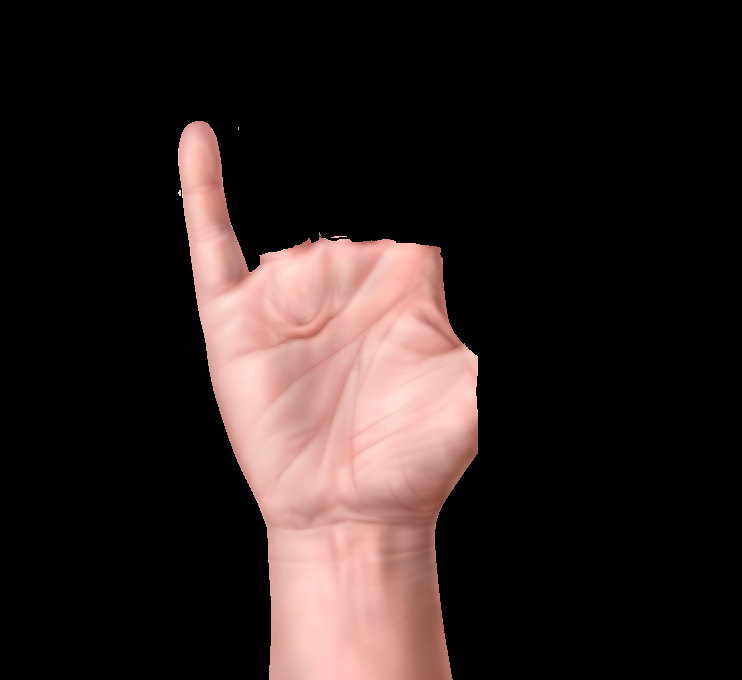
%> input picture Counting number of fingers from image/f1.png, 742 x 680 px
$ octave 'counting number of fingers from image.m'   (GNU Octave 9; MATLAB toolbox functions it lacks are replaced by stand-ins)
%> lines starting %> are read from the running program, lines starting %| are printed output that depends on the picture; in (x1, y1, x2, y2) boxes, pixels count from 0 and x2, y2 are one past the last pixel; in counts of white or black regions, pixels touching at a corner belong together; the program's own positions count from 1

figure('WindowState','maximized');
[mainImage_1, binaryImage_1, plum_1, fingerNoisey_1, fingerNoiseyReduced_1, labelValue_1, labelTextImage_1] = getFinger('f1.png');
%> in getFinger, mainImage is the input picture: size 680x742x3 uint8; mean R, G, B 44.8, 33.7, 32
%> in getFinger, `binaryImage = imbinarize(mainImage2Gray);`: binaryImage: size 680x742 logical; 19.7% white; 4 white regions (2 under 20 px), largest, box (x1, y1, x2, y2) and area: (178, 121, 478, 680) 99369, (331, 236, 347, 238) 21
%> in getFinger, `binaryImage_se_erosion = imerode(binaryImage, se);`: binaryImage_se_erosion: size 680x742 logical; 12% white; 1 white region, box (x1, y1, x2, y2) and area: (225, 269, 449, 680) 60701
%> in getFinger, `binaryImage_se_dilation = imdilate(binaryImage_se_erosion, se);`: binaryImage_se_dilation: size 680x742 logical; 18.3% white; 1 white region, box (x1, y1, x2, y2) and area: (196, 240, 478, 680) 92564
%> in getFinger, `binaryImage_diff = binaryImage - plum;`: binaryImage_diff: size 680x742 double; values 0 (black) and 1 (white), 1.4% white; 27 white regions (19 under 20 px), largest, box (x1, y1, x2, y2) and area: (178, 121, 249, 292) 6238, (428, 486, 455, 539) 252, (423, 245, 443, 268) 119
%> in getFinger, `remove_noise = imfill(fingerNoisey,'holes');`: remove_noise: size 680x742 double; values 0 (black) and 1 (white), 1.4% white; 27 white regions (19 under 20 px), largest, box (x1, y1, x2, y2) and area: (178, 121, 249, 292) 6238, (428, 486, 455, 539) 253, (423, 245, 443, 268) 119
%> in getFinger, `remove_noise = bwareaopen(remove_noise,255);`: remove_noise: size 680x742 logical; 1.2% white; 1 white region, box (x1, y1, x2, y2) and area: (178, 121, 249, 292) 6238
%> in getFinger, `[img, label]=bwlabel(remove_noise);`: label = 1
%> in getFinger, `labelTextImage = insertText(temp, [300 250], num2str(labelValue), 'Fon..`:
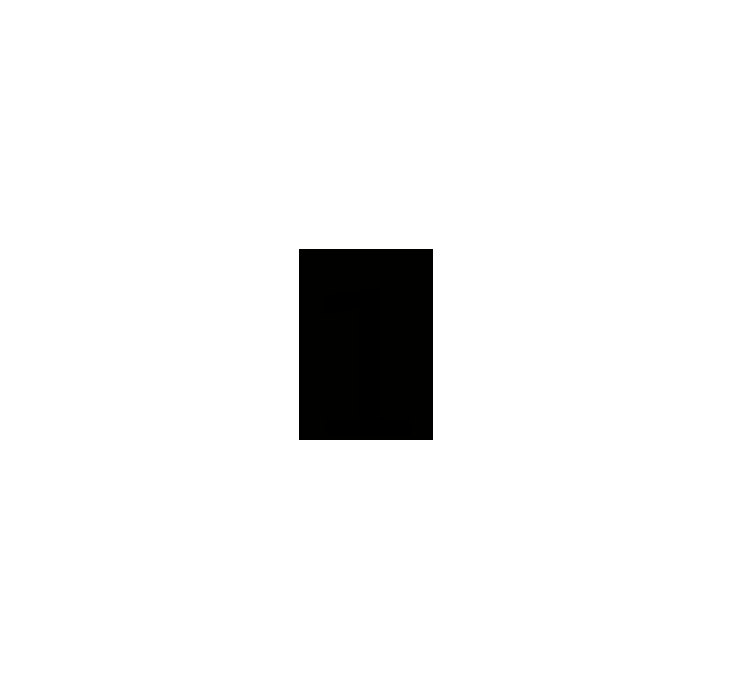
%> labelTextImage: size 680x742x3 double; mean R, G, B 242.1, 242.1, 242.1
%> labelValue_1 = 1
[mainImage_2, binaryImage_2, plum_2, fingerNoisey_2, fingerNoiseyReduced_2, labelValue_2, labelTextImage_2] = getFinger('f2.png');
%> call 2 of getFinger, with imagePath = 'f2.png'
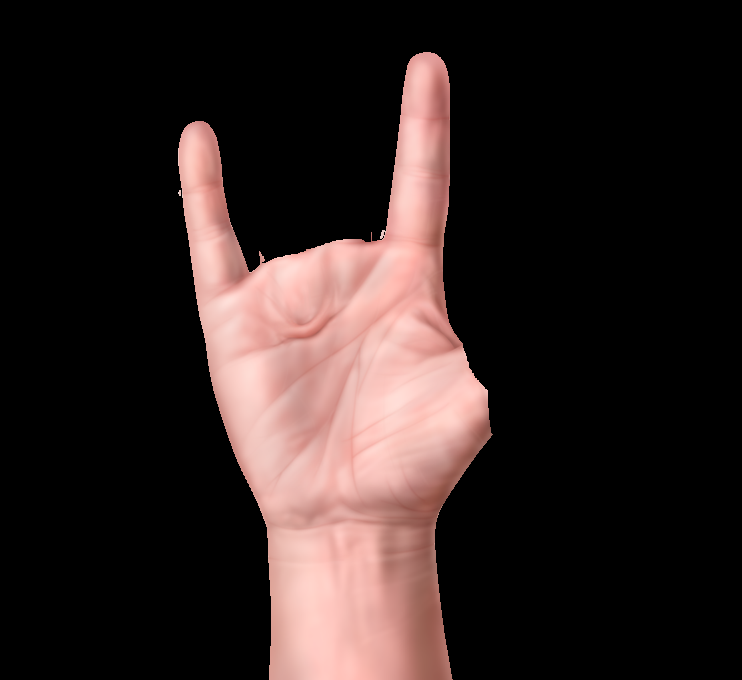
%> input picture Counting number of fingers from image/f2.png, 742 x 680 px
%> in getFinger, mainImage is the input picture: size 680x742x3 uint8; mean R, G, B 49.1, 36.7, 35
%> in getFinger (call 2), `binaryImage = imbinarize(mainImage2Gray);`: binaryImage: size 680x742 logical; 21.7% white; 2 white regions (1 under 20 px), largest, box (x1, y1, x2, y2) and area: (178, 52, 493, 680) 109358
%> in getFinger (call 2), `binaryImage_se_erosion = imerode(binaryImage, se);`: binaryImage_se_erosion: size 680x742 logical; 12.2% white; 4 white regions (3 under 20 px), largest, box (x1, y1, x2, y2) and area: (225, 236, 461, 680) 61314
%> in getFinger (call 2), `binaryImage_se_dilation = imdilate(binaryImage_se_erosion, se);`: binaryImage_se_dilation: size 680x742 logical; 19.2% white; 1 white region, box (x1, y1, x2, y2) and area: (196, 171, 490, 680) 96868
%> in getFinger (call 2), `binaryImage_diff = binaryImage - plum;`: binaryImage_diff: size 680x742 double; values 0 (black) and 1 (white), 2.5% white; 33 white regions (27 under 20 px), largest, box (x1, y1, x2, y2) and area: (178, 121, 249, 292) 6238, (391, 52, 450, 195) 5948, (436, 486, 455, 522) 127, (259, 251, 265, 266) 46, (485, 427, 493, 444) 29, (380, 230, 385, 239) 26
%> in getFinger (call 2), `remove_noise = bwareaopen(remove_noise,255);`: remove_noise: size 680x742 logical; 2.4% white; 2 white regions, box (x1, y1, x2, y2) and area: (178, 121, 249, 292) 6238, (391, 52, 450, 195) 5948
%> in getFinger (call 2), `[img, label]=bwlabel(remove_noise);`: img: size 680x742 double; 3 distinct labels, from 0 to 2
%> in getFinger (call 2), `[img, label]=bwlabel(remove_noise);`: label = 2
%> labelValue_2 = 2
[mainImage_3, binaryImage_3, plum_3, fingerNoisey_3, fingerNoiseyReduced_3, labelValue_3, labelTextImage_3] = getFinger('f3.png');
%> call 3 of getFinger, with imagePath = 'f3.png'
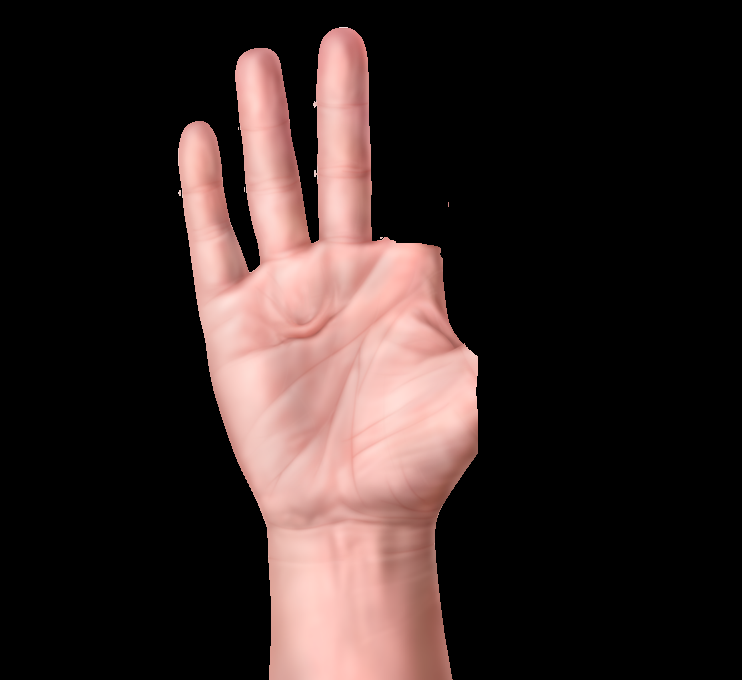
%> input picture Counting number of fingers from image/f3.png, 742 x 680 px
%> in getFinger, mainImage is the input picture: size 680x742x3 uint8; mean R, G, B 54.1, 40.4, 38.5
%> in getFinger (call 3), `binaryImage = imbinarize(mainImage2Gray);`: binaryImage: size 680x742 logical; 23.9% white; 5 white regions (4 under 20 px), largest, box (x1, y1, x2, y2) and area: (178, 27, 478, 680) 120413
%> in getFinger (call 3), `binaryImage_se_erosion = imerode(binaryImage, se);`: binaryImage_se_erosion: size 680x742 logical; 12.2% white; 1 white region, box (x1, y1, x2, y2) and area: (225, 252, 449, 680) 61450
%> in getFinger (call 3), `binaryImage_se_dilation = imdilate(binaryImage_se_erosion, se);`: binaryImage_se_dilation: size 680x742 logical; 18.6% white; 1 white region, box (x1, y1, x2, y2) and area: (196, 223, 478, 680) 94050
%> in getFinger (call 3), `binaryImage_diff = binaryImage - plum;`: binaryImage_diff: size 680x742 double; values 0 (black) and 1 (white), 5.2% white; 24 white regions (17 under 20 px), largest, box (x1, y1, x2, y2) and area: (313, 27, 372, 239) 10196, (235, 48, 311, 257) 9611, (178, 121, 249, 292) 6238
%> in getFinger (call 3), `[img, label]=bwlabel(remove_noise);`:
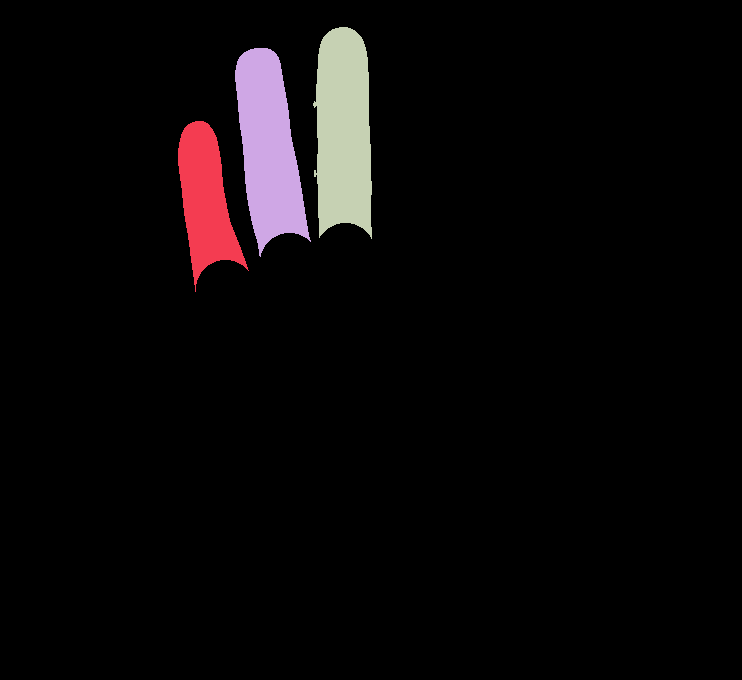
%> img: size 680x742 double; 4 distinct labels, from 0 to 3; one colour per label, 0 black
%> in getFinger (call 3), `[img, label]=bwlabel(remove_noise);`: label = 3
%> labelValue_3 = 3
[mainImage_4, binaryImage_4, plum_4, fingerNoisey_4, fingerNoiseyReduced_4, labelValue_4, labelTextImage_4] = getFinger('f4.png');
%> call 4 of getFinger, with imagePath = 'f4.png'
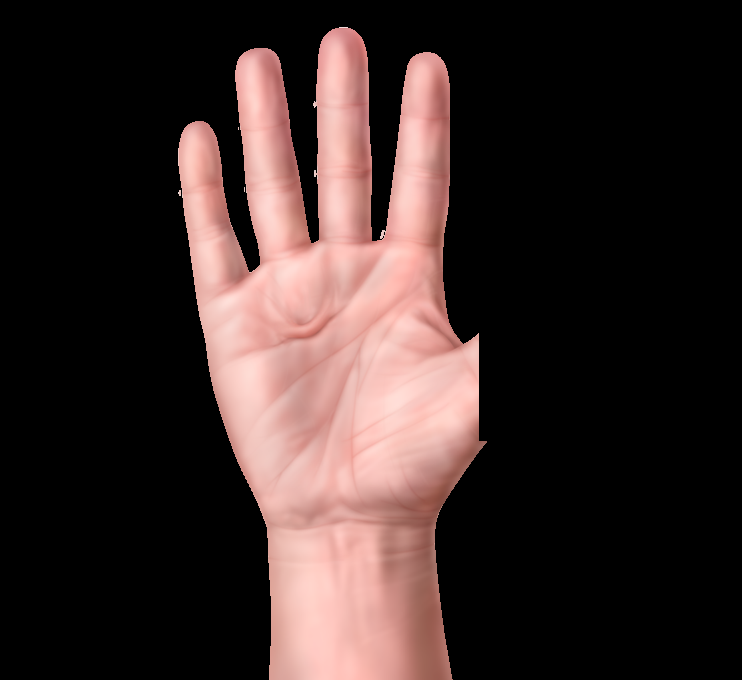
%> input picture Counting number of fingers from image/f4.png, 742 x 680 px
%> in getFinger, mainImage is the input picture: size 680x742x3 uint8; mean R, G, B 58.6, 43.6, 41.5
%> in getFinger (call 4), `binaryImage = imbinarize(mainImage2Gray);`: binaryImage: size 680x742 logical; 25.9% white; 4 white regions (3 under 20 px), largest, box (x1, y1, x2, y2) and area: (178, 27, 487, 680) 130707
%> in getFinger (call 4), `binaryImage_se_erosion = imerode(binaryImage, se);`: binaryImage_se_erosion: size 680x742 logical; 12.3% white; 4 white regions (3 under 20 px), largest, box (x1, y1, x2, y2) and area: (225, 236, 450, 680) 61926
%> in getFinger (call 4), `binaryImage_se_dilation = imdilate(binaryImage_se_erosion, se);`: binaryImage_se_dilation: size 680x742 logical; 19.5% white; 1 white region, box (x1, y1, x2, y2) and area: (196, 171, 479, 680) 98262
%> in getFinger (call 4), `binaryImage_diff = binaryImage - plum;`: binaryImage_diff: size 680x742 double; values 0 (black) and 1 (white), 6.4% white; 23 white regions (15 under 20 px), largest, box (x1, y1, x2, y2) and area: (313, 27, 372, 239) 10221, (235, 48, 311, 257) 9611, (178, 121, 249, 292) 6238
%> in getFinger (call 4), `remove_noise = bwareaopen(remove_noise,255);`: remove_noise: size 680x742 logical; 6.3% white; 4 white regions, box (x1, y1, x2, y2) and area: (313, 27, 372, 239) 10221, (235, 48, 311, 257) 9611, (178, 121, 249, 292) 6238, (391, 52, 450, 195) 5948
%> in getFinger (call 4), `[img, label]=bwlabel(remove_noise);`: img: size 680x742 double; 5 distinct labels, from 0 to 4
%> in getFinger (call 4), `[img, label]=bwlabel(remove_noise);`: label = 4
%> labelValue_4 = 4
[mainImage_5, binaryImage_5, plum_5, fingerNoisey_5, fingerNoiseyReduced_5, labelValue_5, labelTextImage_5] = getFinger('f5.png');
%> call 5 of getFinger, with imagePath = 'f5.png'
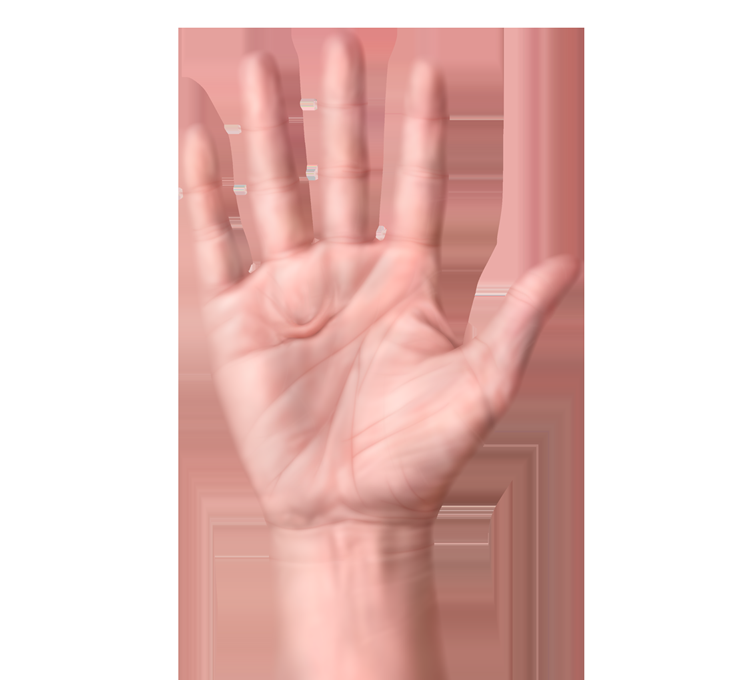
%> input picture Counting number of fingers from image/f5.png, 742 x 680 px
%> in getFinger, mainImage is the input picture: size 680x742x3 uint8; mean R, G, B 232.5, 200.5, 196.6
%> in getFinger (call 5), `binaryImage = imbinarize(mainImage2Gray);`: binaryImage: size 680x742 logical; 56.8% white; 8 black regions (4 under 20 px), largest, box (x1, y1, x2, y2) and area: (178, 28, 584, 680) 217701, (381, 324, 393, 342) 95, (390, 359, 404, 364) 42, (435, 362, 452, 370) 33
%> in getFinger (call 5), `binaryImage_se_erosion = imerode(binaryImage, se);`: binaryImage_se_erosion: size 680x742 logical; 37.7% white; 3 white regions, box (x1, y1, x2, y2) and area: (0, 0, 169, 680) 101704, (593, 0, 742, 680) 87883, (388, 393, 439, 420) 865
%> in getFinger (call 5), `binaryImage_se_dilation = imdilate(binaryImage_se_erosion, se);`: binaryImage_se_dilation: size 680x742 logical; 46.9% white; 3 white regions, box (x1, y1, x2, y2) and area: (0, 0, 198, 680) 121688, (564, 0, 742, 680) 107857, (359, 364, 468, 449) 7248
%> in getFinger (call 5), `binaryImage_diff = binaryImage - plum;`: binaryImage_diff: size 680x742 double; values 0 (black) and 1 (white), 9.9% white; 47 white regions (14 under 20 px), largest, box (x1, y1, x2, y2) and area: (204, 60, 324, 477) 12170, (180, 0, 582, 28) 10534, (284, 530, 364, 680) 8088
%> in getFinger (call 5), `remove_noise = imfill(fingerNoisey,'holes');`: remove_noise: size 680x742 double; values 0 (black) and 1 (white), 9.9% white; 47 white regions (14 under 20 px), largest, box (x1, y1, x2, y2) and area: (204, 60, 324, 477) 12170, (180, 0, 582, 28) 10534, (284, 530, 364, 680) 8089
%> in getFinger (call 5), `remove_noise = bwareaopen(remove_noise,255);`:
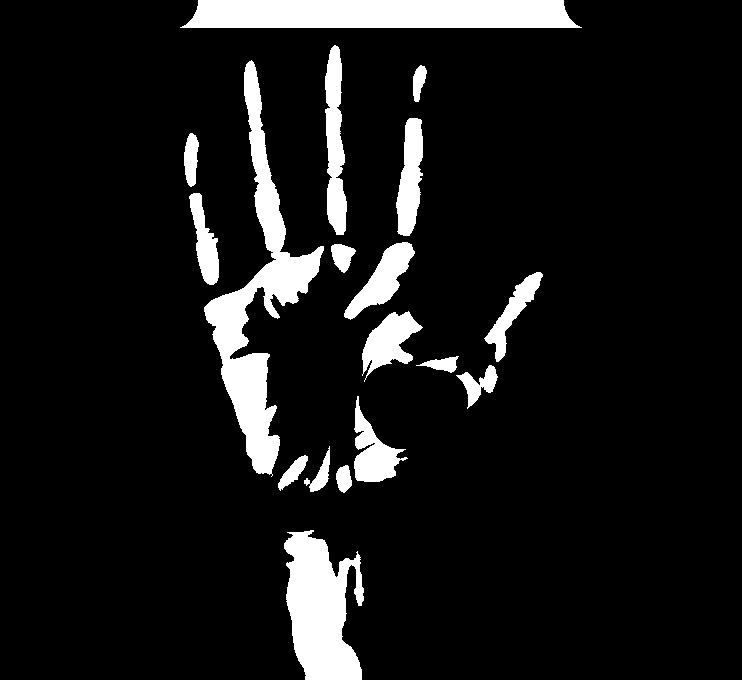
%> remove_noise: size 680x742 logical; 9.6% white; 18 white regions, largest, box (x1, y1, x2, y2) and area: (204, 60, 324, 477) 12170, (180, 0, 582, 28) 10534, (284, 530, 364, 680) 8089
%> in getFinger (call 5), `[img, label]=bwlabel(remove_noise);`: label = 18
%> labelValue_5 = 18

subplot(5,6,1);imshow(mainImage_1);
title('Original');
subplot(5,6,2);imshow(binaryImage_1);
title('BinaryImage');
subplot(5,6,3);imshow(plum_1);
title('Palm');
subplot(5,6,4);imshow(fingerNoisey_1);
title('Fingers(Noisy)');
subplot(5,6,5);imshow(fingerNoiseyReduced_1);
title('Fingers(NoiseleSS)');
subplot(5,6,6);imshow(labelTextImage_1);
title('Number of Finger');
subplot(5,6,7);imshow(mainImage_2);
title('Original');
subplot(5,6,8);imshow(binaryImage_2);
title('Binary Image');
subplot(5,6,9);imshow(plum_2);
title('Palm');
subplot(5,6,10);imshow(fingerNoisey_2);
title('Fingers(Noisy)');
subplot(5,6,11);imshow(fingerNoiseyReduced_2);
title('Fingers(NoiseleSS)');
subplot(5,6,12);imshow(labelTextImage_2);
title('Number of Finger');
subplot(5,6,13);imshow(mainImage_3);
title('Original');
subplot(5,6,14);imshow(binaryImage_3);
title('Binary Image');
subplot(5,6,15);imshow(plum_3);
title('Palm');
subplot(5,6,16);imshow(fingerNoisey_3);
title('Fingers(Noisy)');
subplot(5,6,17);imshow(fingerNoiseyReduced_3);
title('Fingers(NoiseleSS)');
subplot(5,6,18);imshow(labelTextImage_3);
title('Number of Finger');
subplot(5,6,19);imshow(mainImage_4);
title('Original');
subplot(5,6,20);imshow(binaryImage_4);
title('Binary Image');
subplot(5,6,21);imshow(plum_4);
title('Palm');
subplot(5,6,22);imshow(fingerNoisey_4);
title('Fingers(Noisy)');
subplot(5,6,23);imshow(fingerNoiseyReduced_4);
title('Fingers(NoiseleSS)');
subplot(5,6,24);imshow(labelTextImage_4);
title('Number of Finger');
subplot(5,6,25);imshow(mainImage_5);
title('Original');
subplot(5,6,26);imshow(binaryImage_5);
title('Binary Image');
subplot(5,6,27);imshow(plum_5);
title('Palm');
subplot(5,6,28);imshow(fingerNoisey_5);
title('Fingers(Noisy)');
subplot(5,6,29);imshow(fingerNoiseyReduced_5);
title('Fingers(NoiseleSS)');
subplot(5,6,30);imshow(labelTextImage_5);
title('Number of Finger');


function [mainImage, binaryImage, plum, fingerNoisey, fingerNoiseyReduced, labelValue, labelTextImage] = getFinger(imagePath)
    mainImage = imread(imagePath);
    mainImage2Gray = rgb2gray(mainImage);
    binaryImage = imbinarize(mainImage2Gray);

    se = strel('disk',30);
    binaryImage_se_erosion = imerode(binaryImage, se);
    binaryImage_se_dilation = imdilate(binaryImage_se_erosion, se);
    plum = binaryImage_se_dilation;

    binaryImage_diff = binaryImage - plum;
    fingerNoisey = binaryImage_diff;

    remove_noise = imfill(fingerNoisey,'holes');
    remove_noise = bwareaopen(remove_noise,255);

    [img, label]=bwlabel(remove_noise);

    fingerNoiseyReduced = img;
    labelValue = label;

    temp = zeros(680, 742);
    temp(:, :) = 255;
    labelTextImage = insertText(temp, [300 250], num2str(labelValue), 'FontSize', 200);
end
